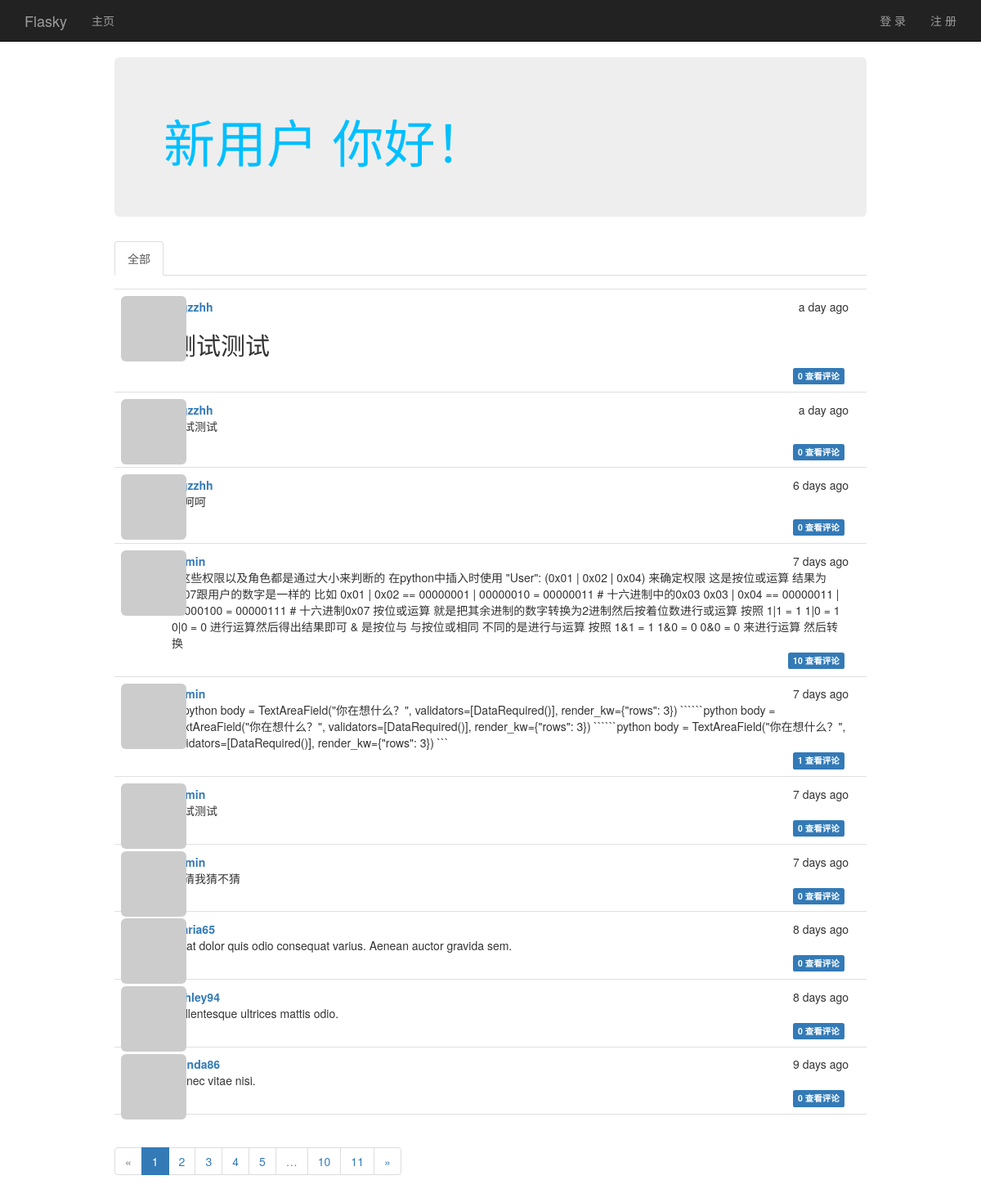
The page / on the database its author committed.
### app/models.py (models this page shows, shortened)
class Post(db.Model):
    __tablename__ = 'posts'
    id = db.Column(db.Integer, primary_key=True)
    body = db.Column(db.Text)
    timestamp = db.Column(db.DateTime, index=True, default=datetime.utcnow())
    author_id = db.Column(db.Integer, db.ForeignKey('users.id'))
    body_html = db.Column(db.Text)
    comments = db.relationship('Comment', backref='post', lazy='dynamic')

class User(UserMixin, db.Model):
    avatar_hash = db.Column(db.String(32))
    __tablename__ = 'users'
    id = db.Column(db.Integer, primary_key=True)
    email = db.Column(db.String(64), unique=True, index=True)
    username = db.Column(db.String(64), unique=True, index=True)
    role_id = db.Column(db.Integer, db.ForeignKey('roles.id'))
    password_hash = db.Column(db.String(128))
    confirmed = db.Column(db.Boolean, default=False)
    name = db.Column(db.String(64))  # 姓名
    location = db.Column(db.String(64))  # 所在地
    about_me = db.Column(db.Text())  # 自我介绍
    member_since = db.Column(db.DateTime(), default=datetime.utcnow)  # 注册时间
    last_seen = db.Column(db.DateTime(), default=datetime.utcnow)  # 最后登录时间
    posts = db.relationship('Post', backref='author', lazy='dynamic')
    followed = db.relationship('Follow',
                               foreign_keys=[Follow.follower_id],
                               backref=db.backref('follower', lazy='joined'),
                               lazy='dynamic',
                               cascade='all, delete-orphan')
    followers = db.relationship('Follow',
                                foreign_keys=[Follow.followed_id],
                                backref=db.backref('followed', lazy='joined'),
                                lazy='dynamic',
                                cascade='all, delete-orphan')
    comments = db.relationship('Comment', backref='author', lazy='dynamic')
    @property
    def password(self):
        raise AttributeError('密码不是一个可读属性！')
    def gravatar(self, size=100, default='identicon', rating='g'):
        if request.is_secure:  # 如果响应是安全的
            url = 'https://secure.gravatar.com/avatar'
        else:
            url = 'http://www.gravatar.com/avatar'
        my_hash = self.avatar_hash or hashlib.md5(self.email.encode(
            'utf-8')).hexdigest()
        return '{url}/{hash}?s={size}&d={default}&r={rating}'.format(
            url=url, hash=my_hash, size=size, default=default, rating=rating
        )

### app/main/views.py (the view)
@main.route('/', methods=['GET', 'POST'])
def index():
    form = PostForm()
    if current_user.can(Permission.WRITE_ARTICLES) and \
            form.validate_on_submit():
        post = Post(body=form.body.data,
                    author=current_user._get_current_object())
        db.session.add(post)
        return redirect(url_for('.index'))
    page = request.args.get('page', 1, type=int)
    show_followed = False
    if current_user.is_authenticated:
        show_followed = bool(request.cookies.get('show_followed', ''))
    if show_followed:
        query = current_user.followed_posts
    else:
        query = Post.query
    pagination = query.order_by(Post.timestamp.desc()).paginate(
        page, per_page=current_app.config['FLASKY_POSTS_PER_PAGE'],
        error_out=False
    )
    posts = pagination.items
    return render_template("index.html", form=form, posts=posts,
                           show_followed=show_followed, pagination=pagination)

### app/auth/views.py (called while the page is built)
@auth.before_app_request
def before_request():
    if current_user.is_authenticated:
        current_user.ping()
        if not current_user.confirmed \
                and request.endpoint \
                and request.endpoint[:5] != 'auth.' \
                and request.endpoint != 'static':
            return redirect(url_for('auth.unconfirmed'))

### app/main/__init__.py (called while the page is built)
@main.app_context_processor
def inject_permission():
    return dict(Permission=Permission)

### app/main/views.py (called while the page is built, shortened)
@main.after_app_request
def after_request(response):
    return response

### app/models.py (called while the page is built)
    def can(self, permissions):
        return False

    def is_administrator(self):
        return False

### app/templates/index.html (shortened to what this page needs)
{% extends 'base.html' %}
{% import "bootstrap/wtf.html" as wtf %}
{% import "_macros.html" as macros %}
{% block page_content %}
	<div class="col-md-1"></div>
	<div class="col-md-10">
		<div class="jumbotron text-color">
			<h1>
				{% if current_user.is_authenticated %}
					{{ current_user.username }}
				{% else %}
					新用户
				{% endif %}
				你好！
			</h1>
		</div>
		<div class="post-tabs">
			<ul class="nav nav-tabs">
				<li {% if not show_followed %}class="active"{% endif %}>
					<a href="{{ url_for('.show_all') }}">全部</a>
				</li>
			</ul>
			{% include '_posts.html' %}
		</div>
		{% if pagination %}
			<div class="pagination">
				{{ macros.pagination_widget(pagination, '.index') }}
			</div>
		{% endif %}
	</div>
	<div class="col-md-1"></div>
{% endblock %}

### app/templates/_posts.html (shortened to what this page needs)
<ul class="posts">
	{% for post in posts %}
		<li class="post">
			<div class="post-thumbnail">
				<a href="{{ url_for('.user', username=post.author.username) }}">
					<img src="{{ post.author.gravatar(size=40) }}"
							 alt="" class="img-rounded profile-thumbnail"></a>
			</div>
			<div class="post-content">
				<div class="post-date	">{{ moment(post.timestamp).fromNow() }}</div>
				<div class="post-author">
					<a href="{{ url_for('.user', username=post.author.username )}}">
						{{ post.author.username }}</a>
				</div>
				<div class="post-body">
					{% if post.body_html %}
						{{ post.body_html | safe }}
					{% else %}
						{{ post.body }}
					{% endif %}
				</div>
				<div class="post-footer">
					<a href="{{ url_for('.post', id=post.id) }}#comments">
						<span class="label label-primary">
							{{ post.comments.count() }} 查看评论
						</span>
					</a>
				</div>
			</div>
		</li>
	{% endfor %}
</ul>

### app/static/style.css (style rules this page uses)
body { padding-top: 70px; }
.profile-thumbnail { position: absolute; }
.text-color { color: deepskyblue; }
ul.posts { list-style-type: none; padding: 0px; margin: 16px 0px 0px 0px; border-top: 1px solid #e0e0e0; }
ul.posts li.post { padding: 8px; border-bottom: 1px solid #e0e0e0; }
div.post-date { float: right; }
div.post-author { font-weight: bold; }
div.post-thumbnail { position: absolute; }
div.post-content { margin-left: 48px; min-height: 48px; overflow: hidden; padding: 0.2em 1em; }
div.post-footer { float: right; }
div.post-footer a { margin-right: 5px; }

### rows shown on the page
Post: timestamp "a day ago", author.username "Ggzzhh", body_html "测试测试", comments.count "0"
Post: timestamp "a day ago", author.username "Ggzzhh", body_html "测试测试", comments.count "0"
Post: timestamp "6 days ago", author.username "Ggzzhh", body_html "呵呵呵", comments.count "0"
Post: timestamp "7 days ago", author.username "admin", body "* 这些权限以及角色都是通过大小来判断的 在python中插入时使用 \"User\": (0x01 | 0x02 | 0x04) 来确定权限 这是按位或运算 结果为0x07跟用户的数字是一样的 比如 0x01 | 0x02 == 00000001 | 00000010 = 00000011 # 十六进制中的0x03 0x03 | 0x04 == 00000011 | 00000100 = 00000111 # 十六进制0x07 按位或运算 就是把其余进制的数字转换为2进制然后按着位数进行或运算 按照 1|1 = 1 1|0 = 1 0|0 = 0 进行运算然后得出结果即可 & 是按位与 与按位或相同 不同的是进行与运算 按照 1&1 = 1 1&0 = 0 0&0 = 0 来进行运算 然后转换", comments.count "10"
Post: timestamp "7 days ago", author.username "admin", body "```python body = TextAreaField(\"你在想什么？\", validators=[DataRequired()], render_kw={\"rows\": 3}) ``````python body = TextAreaField(\"你在想什么？\", validators=[DataRequired()], render_kw={\"rows\": 3}) ``````python body = TextAreaField(\"你在想什么？\", validators=[DataRequired()], render_kw={\"rows\": 3}) ```", comments.count "1"
Post: timestamp "7 days ago", author.username "admin", body "测试测试", comments.count "0"
Post: timestamp "7 days ago", author.username "admin", body "你猜我猜不猜", comments.count "0"
Post: timestamp "8 days ago", author.username "maria65", body "Ut at dolor quis odio consequat varius. Aenean auctor gravida sem.", comments.count "0"
Post: timestamp "8 days ago", author.username "ashley94", body "Pellentesque ultrices mattis odio.", comments.count "0"
Post: timestamp "9 days ago", author.username "wanda86", body "Donec vitae nisi.", comments.count "0"

### other values the page prints
{{ p }} "1"
{{ p }} "2" "3" "4" "5" "10" "11"
